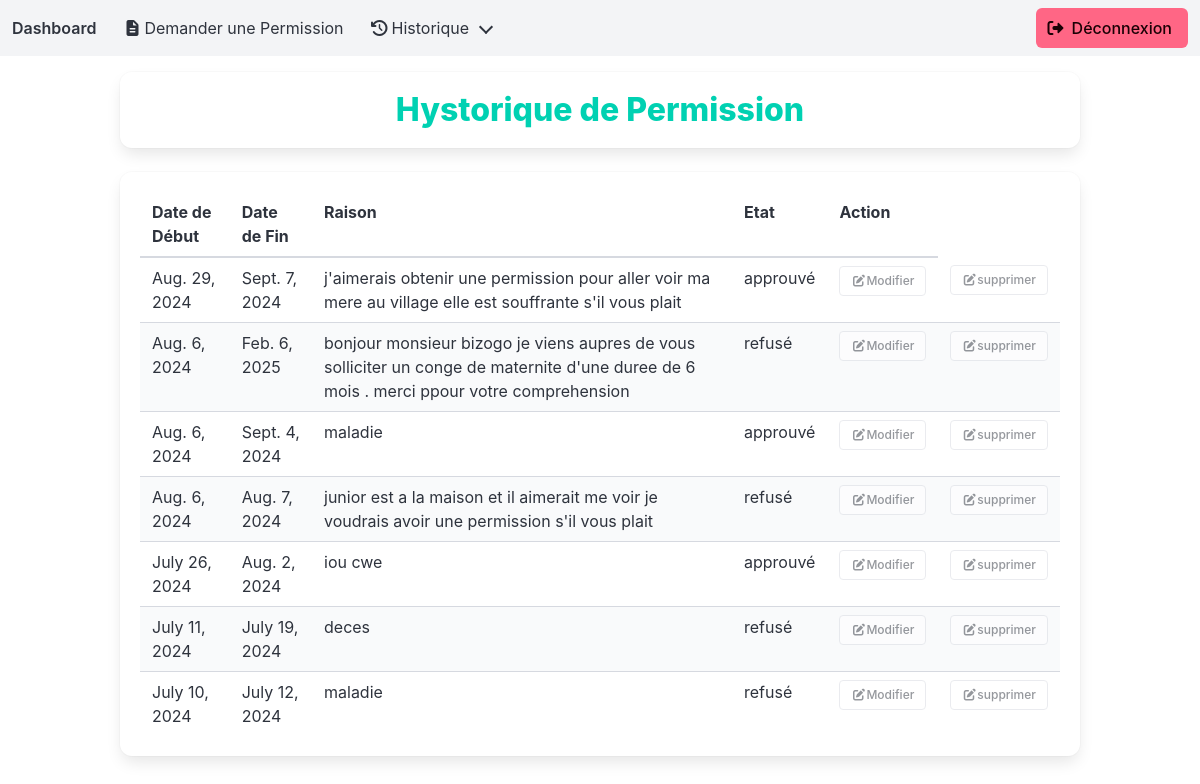
Screenshot of /permission_history/ (signed in) with the database file from the repository.
### presence/models.py (models this page shows, shortened)
class Permission(models.Model):
    STATUT_CHOICES = [
        ('en cour de traitement', 'en cour de traitement'),
        ('approuvé', 'approuvé'),
        ('refusé', 'refusé'),
    ]
    ETAT_CHOICES = [
        ('en cour ', 'en cour '),
        ('terminé', 'terminé'),
    ]
    employee = models.ForeignKey(Employee, on_delete=models.CASCADE, default='none')
    start_date = models.DateField()
    end_date = models.DateField()
    reason = models.TextField()
    is_approved = models.CharField(max_length=25, choices=STATUT_CHOICES, default='en cour de traitement')
    date_send = models.DateField(auto_now_add=True)
    etat = models.CharField(max_length=100, choices=STATUT_CHOICES,default='')
    bool = models.BooleanField(default=False)
    class Meta:
        unique_together = ('employee', 'start_date', 'end_date')

### presence/views.py (the view)
# urls.py: path('permission_history/', views.permission_history, name='permission_history'),
@login_required
def permission_history(request):
    emp = Employee.objects.get(user=request.user)
    permissions = Permission.objects.filter(employee=emp).order_by('-start_date')
    return render(request, 'presence/permission_history.html', {'permissions': permissions})

### presence/templates/presence/permission_history.html
{% extends 'presence/base_admin.html' %}
{% block admin_content %}
  <div class="container my-4">
    <div class="box has-text-centered">
        <h1 class="title is-3 has-text-primary">Hystorique de Permission</h1>
    </div>
    <div class="my-4">
      <div class="box is-flex is-justify-content-center">
        <table class="table is-striped is-hoverable is-fullwidth">
          <thead>
            <tr>
              <th>Date de Début</th>
              <th>Date de Fin</th>
              <th>Raison</th>
              <th>Etat</th>
              <th>Action</th>
            </tr>
          </thead>
          <tbody>
            {% if permissions %}
              {% for permission in permissions %}
        <tr>
        <td>{{ permission.start_date }}</td>
        <td>{{ permission.end_date }}</td>
        <td>{{ permission.reason }}</td>
        <td>{{ permission.is_approved }}</td>
        <td>
            {% if permission.is_approved == 'en cour de traitement' %}
                <a href="{% url 'edit_permission' permission.id %}" class="button is-warning is-small">
                    <i class="fa-solid fa-edit"></i> Modifier
                </a>
            {% else %}
                <button class="button is-small" disabled>
                    <i class="fa-solid fa-edit"></i> Modifier
                </button>
            {% endif %}
          </td>
          <td>
            {% if permission.is_approved == 'en cour de traitement' %}
                <a href="{% url 'delete_permission' permission.id %}" class="button is-danger is-small">
                    <i class="fa-solid fa-edit"></i> supprimer
                </a>
            {% else %}
                <button class="button is-small" disabled>
                    <i class="fa-solid fa-edit"></i> supprimer
                </button>
            {% endif %}
          </td>
       </tr>
{% endfor %}
            {% else %}
              <tr>
                <td colspan="6" class="has-text-centered">Aucune demande de permission.</td>
              </tr>
            {% endif %}
          </tbody>
        </table>
      </div>
    </div>
  </div>
{% endblock %}

### rows the page displays
Permission: start_date "Aug. 29, 2024", end_date "Sept. 7, 2024", reason "j'aimerais obtenir une permission pour aller voir ma mere au village elle est souffrante s'il vous plait", is_approved "approuvé", shows "Modifier", shows "supprimer"
Permission: start_date "Aug. 6, 2024", end_date "Feb. 6, 2025", reason "bonjour monsieur bizogo je viens aupres de vous solliciter un conge de maternite d'une duree de 6 mois . merci ppour votre comprehension", is_approved "refusé", shows "Modifier", shows "supprimer"
Permission: start_date "Aug. 6, 2024", end_date "Sept. 4, 2024", reason "maladie", is_approved "approuvé", shows "Modifier", shows "supprimer"
Permission: start_date "Aug. 6, 2024", end_date "Aug. 7, 2024", reason "junior est a la maison et il aimerait me voir je voudrais avoir une permission s'il vous plait", is_approved "refusé", shows "Modifier", shows "supprimer"
Permission: start_date "July 26, 2024", end_date "Aug. 2, 2024", reason "iou cwe", is_approved "approuvé", shows "Modifier", shows "supprimer"
Permission: start_date "July 11, 2024", end_date "July 19, 2024", reason "deces", is_approved "refusé", shows "Modifier", shows "supprimer"
Permission: start_date "July 10, 2024", end_date "July 12, 2024", reason "maladie", is_approved "refusé", shows "Modifier", shows "supprimer"
